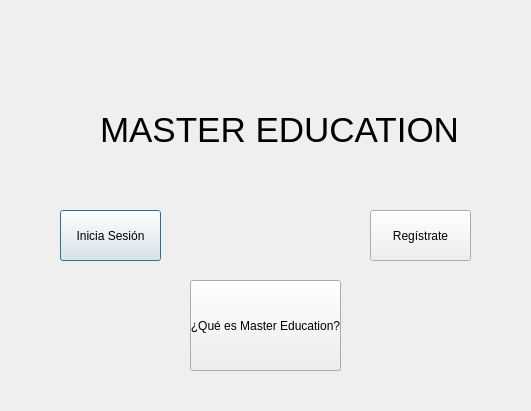
<?xml version="1.0" encoding="UTF-8"?>
<ui version="4.0">
 <class>Dialog</class>
 <widget class="QDialog" name="Dialog">
  <property name="geometry">
   <rect>
    <x>0</x>
    <y>0</y>
    <width>531</width>
    <height>411</height>
   </rect>
  </property>
  <property name="windowTitle">
   <string>Dialog</string>
  </property>
  <widget class="QLabel" name="Ttulo">
   <property name="geometry">
    <rect>
     <x>100</x>
     <y>60</y>
     <width>371</width>
     <height>141</height>
    </rect>
   </property>
   <property name="minimumSize">
    <size>
     <width>371</width>
     <height>141</height>
    </size>
   </property>
   <property name="font">
    <font>
     <pointsize>26</pointsize>
    </font>
   </property>
   <property name="text">
    <string>MASTER EDUCATION</string>
   </property>
   <property name="textFormat">
    <enum>Qt::RichText</enum>
   </property>
  </widget>
  <widget class="QPushButton" name="inicioSesion">
   <property name="geometry">
    <rect>
     <x>60</x>
     <y>210</y>
     <width>101</width>
     <height>51</height>
    </rect>
   </property>
   <property name="text">
    <string>Inicia Sesión</string>
   </property>
  </widget>
  <widget class="QPushButton" name="info">
   <property name="geometry">
    <rect>
     <x>190</x>
     <y>280</y>
     <width>151</width>
     <height>91</height>
    </rect>
   </property>
   <property name="text">
    <string>¿Qué es Master Education?</string>
   </property>
  </widget>
  <widget class="QPushButton" name="registro">
   <property name="geometry">
    <rect>
     <x>370</x>
     <y>210</y>
     <width>101</width>
     <height>51</height>
    </rect>
   </property>
   <property name="text">
    <string>Regístrate</string>
   </property>
  </widget>
 </widget>
 <resources/>
 <connections/>
</ui>
